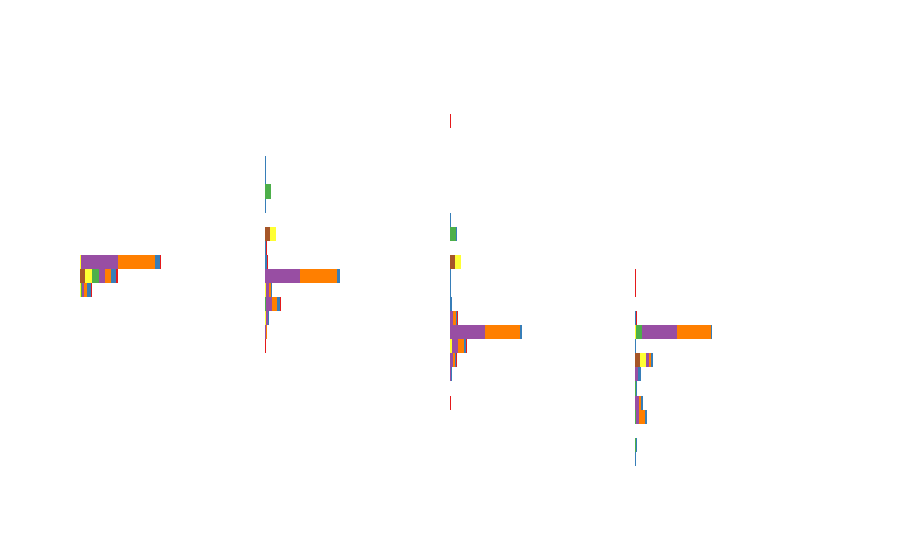

The cell this chart's notebook holds for it:
### Code cell
layout = go.Layout({"showlegend": False},
    paper_bgcolor='rgba(0,0,0,0)',
    plot_bgcolor='rgba(0,0,0,0)',
    xaxis = {'visible': False},
    yaxis = {'visible': False},
    xaxis1=dict(domain=[0, 1/4-0.1],anchor='x1',visible=False, range=[0,500]),
    xaxis2=dict(domain=[1/4, 2/4-0.1],anchor='x2',visible=False, range=[0,500]),
    xaxis3=dict(domain=[2/4, 3/4-0.1],anchor='x3',visible=False, range=[0,500]),
    xaxis4=dict(domain=[3/4, 1-0.1],anchor='x4',visible=False, range=[0,500]),
    xaxis5=dict(domain=[0, 3/4],anchor='x5',visible=False, range=[0,500])
)

fig = go.Figure(layout = layout)

i = 1
for metric in ['Acurácia', 'Igualdade de Oportunidade', 'P porcento', 'cv_norm']:
    #fig.add_trace(go.Histogram(y=m_out[metric], name="out",
    #                               xaxis='x'+str(i), ybins=dict(start=0,end=1,size=0.03),
    #                              marker_color="#cecece"))
    for method in methods:
        fig.add_trace(go.Histogram(y=m_filtered[m_filtered['Modelo']==method][metric], name=method,
                                   xaxis='x'+str(i), ybins=dict(start=0,end=1,size=0.03),
                                  marker_color=hist_color[method]))
    i += 1

    
    
fig.update_layout(barmode='stack')

fig.show()

### Figure 1 — Plotly figure (JSON) as saved in the notebook; plotly's stock layout.template omitted (floating-point values rounded to 4 significant figures; data arrays with more than 128 entries replaced by an {"elided": "..."} marker saying what was removed)
{"data": [{"marker": {"color": "#a65628"}, "name": "Minimax", "type": "histogram", "xaxis": "x", "y": [0.6442, 0.611, 0.658, 0.658, 0.658, 0.658, 0.658, 0.658, 0.658, 0.658, 0.658, 0.658, 0.658, 0.658, 0.658, 0.658, 0.658, 0.658, 0.658, 0.658, 0.658, 0.658, 0.658, 0.658, 0.658], "ybins": {"end": 1, "size": 0.03, "start": 0}}, {"marker": {"color": "#ffff33"}, "name": "LogReg", "type": "histogram", "xaxis": "x", "y": [0.6167, 0.6272, 0.6288, 0.6337, 0.6434, 0.654, 0.6669, 0.6669, 0.6564, 0.6661, 0.6661, 0.6572, 0.658, 0.658, 0.658, 0.658, 0.658, 0.658, 0.658, 0.658, 0.658, 0.658, 0.658, 0.658, 0.658, 0.658, 0.658, 0.658, 0.658, 0.658, 0.658, 0.658, 0.658, 0.658, 0.658, 0.658], "ybins": {"end": 1, "size": 0.03, "start": 0}}, {"marker": {"color": "#4daf4a"}, "name": "Reweight", "type": "histogram", "xaxis": "x", "y": [0.6151, 0.6264, 0.6248, 0.6321, 0.6418, 0.6459, 0.6564, 0.6467, 0.658, 0.6556, 0.6564, 0.6588, 0.658, 0.6507, 0.6596, 0.6596, 0.6596, 0.6596, 0.6596, 0.6596, 0.6596, 0.6596, 0.6596, 0.6596, 0.6596, 0.6596, 0.6596, 0.6596, 0.6596, 0.6596, 0.6596, 0.6596, 0.6596, 0.6596, 0.6596, 0.6596], "ybins": {"end": 1, "size": 0.03, "start": 0}}, {"marker": {"color": "#984ea3"}, "name": "ParDem", "type": "histogram", "xaxis": "x", "y": {"elided": "208 float values"}, "ybins": {"end": 1, "size": 0.03, "start": 0}}, {"marker": {"color": "#ff7f00"}, "name": "EqOp", "type": "histogram", "xaxis": "x", "y": {"elided": "208 float values"}, "ybins": {"end": 1, "size": 0.03, "start": 0}}, {"marker": {"color": "#377eb8"}, "name": "MOOErro", "type": "histogram", "xaxis": "x", "y": [0.6645, 0.6605, 0.6637, 0.6394, 0.6742, 0.6167, 0.6621, 0.6645, 0.6613, 0.6426, 0.6645, 0.6378, 0.6353, 0.6564, 0.6596, 0.6596, 0.6564, 0.6661, 0.6686, 0.628, 0.6637, 0.6361, 0.6386, 0.637, 0.6524, 0.6467, 0.6605, 0.6605, 0.6248, 0.6394, 0.6272, 0.6378, 0.607, 0.6167, 0.6159, 0.6588, 0.6645, 0.6321, 0.6094, 0.6005, 0.6361, 0.6653, 0.6337, 0.6313, 0.6613, 0.6345, 0.6629, 0.6637, 0.6272, 0.6669, 0.6159, 0.6305, 0.6613, 0.641, 0.6264, 0.6183, 0.6305, 0.6216, 0.6005, 0.6629, 0.6159], "ybins": {"end": 1, "size": 0.03, "start": 0}}, {"marker": {"color": "#e41a1c"}, "name": "MOOAcep", "type": "histogram", "xaxis": "x", "y": [0.6661, 0.6629, 0.641, 0.6062, 0.6548, 0.6216, 0.6645, 0.6451, 0.6605, 0.6143, 0.6532, 0.6532, 0.6621, 0.6588, 0.6637], "ybins": {"end": 1, "size": 0.03, "start": 0}}, {"marker": {"color": "#a65628"}, "name": "Minimax", "type": "histogram", "xaxis": "x2", "y": [0.5362, 0.5675, 0.7218, 0.7218, 0.7218, 0.7218, 0.7218, 0.7218, 0.7218, 0.7218, 0.7218, 0.7218, 0.7218, 0.7218, 0.7218, 0.7218, 0.7218, 0.7218, 0.7218, 0.7218, 0.7218, 0.7218, 0.7218, 0.7218, 0.7218], "ybins": {"end": 1, "size": 0.03, "start": 0}}, {"marker": {"color": "#ffff33"}, "name": "LogReg", "type": "histogram", "xaxis": "x2", "y": [0.5709, 0.5631, 0.6015, 0.5679, 0.5285, 0.579, 0.5544, 0.641, 0.7254, 0.6238, 0.6238, 0.7218, 0.7218, 0.7218, 0.7218, 0.7218, 0.7218, 0.7218, 0.7218, 0.7218, 0.7218, 0.7218, 0.7218, 0.7218, 0.7218, 0.7218, 0.7218, 0.7218, 0.7218, 0.7218, 0.7218, 0.7218, 0.7218, 0.7218, 0.7218, 0.7218], "ybins": {"end": 1, "size": 0.03, "start": 0}}, {"marker": {"color": "#4daf4a"}, "name": "Reweight", "type": "histogram", "xaxis": "x2", "y": [0.5808, 0.5796, 0.634, 0.6244, 0.7729, 0.7784, 0.8916, 0.9882, 0.8126, 0.8268, 0.8374, 0.8405, 0.8405, 0.874, 0.8369, 0.8369, 0.8369, 0.8369, 0.8369, 0.8369, 0.8369, 0.8369, 0.8369, 0.8369, 0.8369, 0.8369, 0.8369, 0.8369, 0.8369, 0.8369, 0.8369, 0.8369, 0.8369, 0.8369, 0.8369, 0.8369], "ybins": {"end": 1, "size": 0.03, "start": 0}}, {"marker": {"color": "#984ea3"}, "name": "ParDem", "type": "histogram", "xaxis": "x2", "y": {"elided": "208 float values"}, "ybins": {"end": 1, "size": 0.03, "start": 0}}, {"marker": {"color": "#ff7f00"}, "name": "EqOp", "type": "histogram", "xaxis": "x2", "y": {"elided": "208 float values"}, "ybins": {"end": 1, "size": 0.03, "start": 0}}, {"marker": {"color": "#377eb8"}, "name": "MOOErro", "type": "histogram", "xaxis": "x2", "y": [0.6535, 0.7925, 0.8483, 0.5801, 0.7441, 0.5788, 0.6607, 0.5887, 0.6426, 0.6884, 0.8329, 0.5625, 0.6538, 0.6322, 0.6633, 0.569, 0.5987, 0.6961, 0.8918, 0.5873, 0.7363, 0.586, 0.5899, 0.6777, 0.595, 0.5731, 0.6922, 0.9428, 0.5599, 0.6043, 0.5799, 0.6732, 0.4957, 0.5622, 0.5503, 0.7126, 0.6512, 0.5995, 0.4923, 0.4792, 0.6503, 0.664, 0.6438, 0.6331, 0.7892, 0.6448, 0.8201, 0.6162, 0.5836, 0.683, 0.5746, 0.6068, 0.6703, 0.6871, 0.6352, 0.7116, 0.6557, 0.6977, 0.6331, 0.7922, 0.6996], "ybins": {"end": 1, "size": 0.03, "start": 0}}, {"marker": {"color": "#e41a1c"}, "name": "MOOAcep", "type": "histogram", "xaxis": "x2", "y": [0.6238, 0.4188, 0.9953, 0.6523, 0.8642, 0.6556, 0.5974, 0.9048, 0.4967, 0.5228, 0.7876, 0.638, 0.5767, 0.6784, 0.7198], "ybins": {"end": 1, "size": 0.03, "start": 0}}, {"marker": {"color": "#a65628"}, "name": "Minimax", "type": "histogram", "xaxis": "x3", "y": [0.4729, 0.4828, 0.6804, 0.6804, 0.6804, 0.6804, 0.6804, 0.6804, 0.6804, 0.6804, 0.6804, 0.6804, 0.6804, 0.6804, 0.6804, 0.6804, 0.6804, 0.6804, 0.6804, 0.6804, 0.6804, 0.6804, 0.6804, 0.6804, 0.6804], "ybins": {"end": 1, "size": 0.03, "start": 0}}, {"marker": {"color": "#ffff33"}, "name": "LogReg", "type": "histogram", "xaxis": "x3", "y": [0.4887, 0.4926, 0.5595, 0.5298, 0.4828, 0.4846, 0.4702, 0.5195, 0.6897, 0.5065, 0.5065, 0.6779, 0.6804, 0.6804, 0.6804, 0.6804, 0.6804, 0.6804, 0.6804, 0.6804, 0.6804, 0.6804, 0.6804, 0.6804, 0.6804, 0.6804, 0.6804, 0.6804, 0.6804, 0.6804, 0.6804, 0.6804, 0.6804, 0.6804, 0.6804, 0.6804], "ybins": {"end": 1, "size": 0.03, "start": 0}}, {"marker": {"color": "#4daf4a"}, "name": "Reweight", "type": "histogram", "xaxis": "x3", "y": [0.4948, 0.4853, 0.6098, 0.5802, 0.6437, 0.6949, 0.8024, 0.9781, 0.7228, 0.7397, 0.7453, 0.7466, 0.7522, 0.7942, 0.7445, 0.7445, 0.7445, 0.7445, 0.7445, 0.7445, 0.7445, 0.7445, 0.7445, 0.7445, 0.7445, 0.7445, 0.7445, 0.7445, 0.7445, 0.7445, 0.7445, 0.7445, 0.7445, 0.7445, 0.7445, 0.7445], "ybins": {"end": 1, "size": 0.03, "start": 0}}, {"marker": {"color": "#984ea3"}, "name": "ParDem", "type": "histogram", "xaxis": "x3", "y": {"elided": "208 float values"}, "ybins": {"end": 1, "size": 0.03, "start": 0}}, {"marker": {"color": "#ff7f00"}, "name": "EqOp", "type": "histogram", "xaxis": "x3", "y": {"elided": "208 float values"}, "ybins": {"end": 1, "size": 0.03, "start": 0}}, {"marker": {"color": "#377eb8"}, "name": "MOOErro", "type": "histogram", "xaxis": "x3", "y": [0.5304, 0.7292, 0.7217, 0.4808, 0.6153, 0.4414, 0.5578, 0.4701, 0.5191, 0.5464, 0.7588, 0.4664, 0.5364, 0.5051, 0.5698, 0.4544, 0.5089, 0.5738, 0.7798, 0.4851, 0.6557, 0.4807, 0.491, 0.5973, 0.4791, 0.4591, 0.6101, 0.9742, 0.4665, 0.5145, 0.4851, 0.5453, 0.3797, 0.4613, 0.4314, 0.6559, 0.5368, 0.4981, 0.3667, 0.3485, 0.5343, 0.5351, 0.5637, 0.4917, 0.7216, 0.5245, 0.7654, 0.5186, 0.4897, 0.597, 0.4473, 0.5026, 0.5436, 0.5924, 0.5436, 0.6257, 0.5708, 0.6098, 0.5846, 0.7364, 0.6039], "ybins": {"end": 1, "size": 0.03, "start": 0}}, {"marker": {"color": "#e41a1c"}, "name": "MOOAcep", "type": "histogram", "xaxis": "x3", "y": [0.5065, 0.3224, 0.9765, 0.5674, 0.8202, 0.5198, 0.487, 0.8867, 0.3733, 0.3921, 0.7138, 0.541, 0.4517, 0.5803, 0.6314], "ybins": {"end": 1, "size": 0.03, "start": 0}}, {"marker": {"color": "#a65628"}, "name": "Minimax", "type": "histogram", "xaxis": "x4", "y": [0.3987, 0.2761, 0.4648, 0.4648, 0.4648, 0.4648, 0.4648, 0.4648, 0.4648, 0.4648, 0.4648, 0.4648, 0.4648, 0.4648, 0.4648, 0.4648, 0.4648, 0.4648, 0.4648, 0.4648, 0.4648, 0.4648, 0.4648, 0.4648, 0.4648], "ybins": {"end": 1, "size": 0.03, "start": 0}}, {"marker": {"color": "#ffff33"}, "name": "LogReg", "type": "histogram", "xaxis": "x4", "y": [0.2972, 0.3374, 0.3557, 0.3709, 0.3946, 0.4288, 0.4812, 0.534, 0.4622, 0.5295, 0.5295, 0.4641, 0.4648, 0.4648, 0.4648, 0.4648, 0.4648, 0.4648, 0.4648, 0.4648, 0.4648, 0.4648, 0.4648, 0.4648, 0.4648, 0.4648, 0.4648, 0.4648, 0.4648, 0.4648, 0.4648, 0.4648, 0.4648, 0.4648, 0.4648, 0.4648], "ybins": {"end": 1, "size": 0.03, "start": 0}}, {"marker": {"color": "#4daf4a"}, "name": "Reweight", "type": "histogram", "xaxis": "x4", "y": [0.293, 0.3325, 0.3478, 0.3691, 0.4005, 0.4125, 0.4758, 0.4271, 0.5229, 0.5214, 0.5233, 0.5289, 0.5284, 0.5172, 0.5307, 0.5307, 0.5307, 0.5307, 0.5307, 0.5307, 0.5307, 0.5307, 0.5307, 0.5307, 0.5307, 0.5307, 0.5307, 0.5307, 0.5307, 0.5307, 0.5307, 0.5307, 0.5307, 0.5307, 0.5307, 0.5307], "ybins": {"end": 1, "size": 0.03, "start": 0}}, {"marker": {"color": "#984ea3"}, "name": "ParDem", "type": "histogram", "xaxis": "x4", "y": {"elided": "208 float values"}, "ybins": {"end": 1, "size": 0.03, "start": 0}}, {"marker": {"color": "#ff7f00"}, "name": "EqOp", "type": "histogram", "xaxis": "x4", "y": {"elided": "208 float values"}, "ybins": {"end": 1, "size": 0.03, "start": 0}}, {"marker": {"color": "#377eb8"}, "name": "MOOErro", "type": "histogram", "xaxis": "x4", "y": [0.4487, 0.5465, 0.4665, 0.3725, 0.4961, 0.2899, 0.5108, 0.4573, 0.4389, 0.3937, 0.5419, 0.3655, 0.3759, 0.417, 0.5078, 0.4269, 0.4282, 0.4758, 0.503, 0.3311, 0.5346, 0.3615, 0.3685, 0.4482, 0.4092, 0.3994, 0.5123, 0.5005, 0.3238, 0.3969, 0.3318, 0.383, 0.2688, 0.293, 0.2942, 0.5193, 0.4446, 0.3477, 0.2646, 0.2352, 0.3779, 0.4715, 0.43, 0.3428, 0.5428, 0.3676, 0.5521, 0.4458, 0.3309, 0.5274, 0.2893, 0.3436, 0.4348, 0.4591, 0.3508, 0.3513, 0.4223, 0.3534, 0.2688, 0.5423, 0.3527], "ybins": {"end": 1, "size": 0.03, "start": 0}}, {"marker": {"color": "#e41a1c"}, "name": "MOOAcep", "type": "histogram", "xaxis": "x4", "y": [0.5295, 0.6622, 0.6486, 0.6347, 0.5607, 0.7474, 0.6078, 0.5959, 0.6243, 0.7191, 0.6141, 0.6563, 0.5615, 0.5743, 0.5428], "ybins": {"end": 1, "size": 0.03, "start": 0}}], "layout": {"barmode": "stack", "paper_bgcolor": "rgba(0,0,0,0)", "plot_bgcolor": "rgba(0,0,0,0)", "showlegend": false, "xaxis": {"anchor": "x", "domain": [0, 0.15], "range": [0, 500], "visible": false}, "xaxis2": {"anchor": "x2", "domain": [0.25, 0.4], "range": [0, 500], "visible": false}, "xaxis3": {"anchor": "x3", "domain": [0.5, 0.65], "range": [0, 500], "visible": false}, "xaxis4": {"anchor": "x4", "domain": [0.75, 0.9], "range": [0, 500], "visible": false}, "xaxis5": {"anchor": "x5", "domain": [0, 0.75], "range": [0, 500], "visible": false}, "yaxis": {"visible": false}}}
